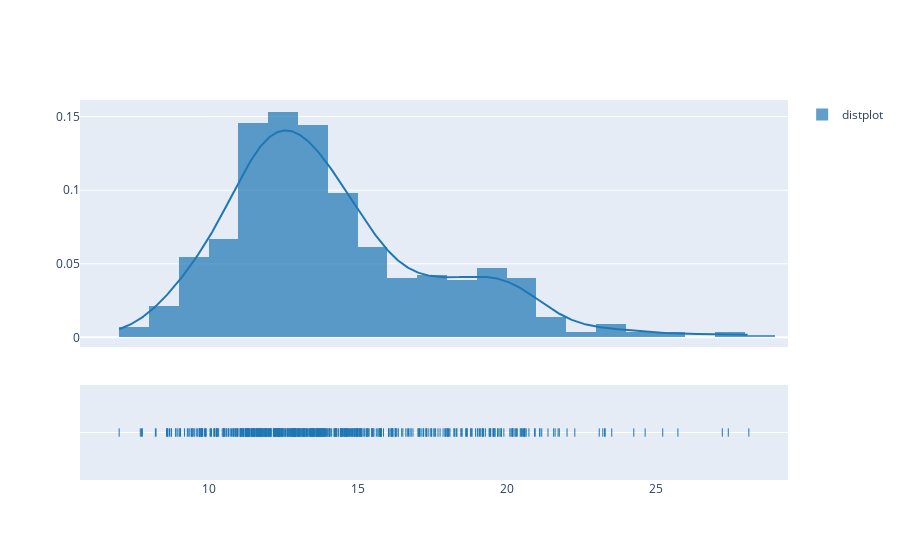

The cell this chart's notebook holds for it:
### Code cell
hist_data = [df['radius_mean']]
group_labels = ['distplot'] # name of the dataset

fig = ff.create_distplot(hist_data, group_labels)
fig.show()

### Figure 1 — Plotly figure (JSON) as saved in the notebook; plotly's stock layout.template omitted (floating-point values rounded to 4 significant figures; data arrays with more than 128 entries replaced by an {"elided": "..."} marker saying what was removed)
{"data": [{"autobinx": false, "histnorm": "probability density", "legendgroup": "distplot", "marker": {"color": "rgb(31, 119, 180)"}, "name": "distplot", "opacity": 0.7, "type": "histogram", "x": {"elided": "569 float values"}, "xaxis": "x", "xbins": {"end": 28.11, "size": 1, "start": 6.981}, "yaxis": "y"}, {"legendgroup": "distplot", "marker": {"color": "rgb(31, 119, 180)"}, "mode": "lines", "name": "distplot", "showlegend": false, "type": "scatter", "x": {"elided": "500 float values"}, "xaxis": "x", "y": {"elided": "500 float values"}, "yaxis": "y"}, {"legendgroup": "distplot", "marker": {"color": "rgb(31, 119, 180)", "symbol": "line-ns-open"}, "mode": "markers", "name": "distplot", "showlegend": false, "type": "scatter", "x": {"elided": "569 float values"}, "xaxis": "x", "y": {"elided": "569 str values"}, "yaxis": "y2"}], "layout": {"barmode": "overlay", "hovermode": "closest", "legend": {"traceorder": "reversed"}, "xaxis": {"anchor": "y2", "domain": [0, 1], "zeroline": false}, "yaxis": {"anchor": "free", "domain": [0.35, 1], "position": 0}, "yaxis2": {"anchor": "x", "domain": [0, 0.25], "dtick": 1, "showticklabels": false}}}
